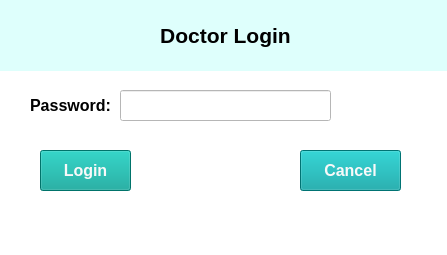
<?xml version="1.0" encoding="UTF-8"?>
<ui version="4.0">
 <class>MainWindow</class>
 <widget class="QMainWindow" name="MainWindow">
  <property name="geometry">
   <rect>
    <x>0</x>
    <y>0</y>
    <width>447</width>
    <height>255</height>
   </rect>
  </property>
  <property name="windowTitle">
   <string>MainWindow</string>
  </property>
  <property name="styleSheet">
   <string notr="true">background-color: rgb(255, 255, 255);</string>
  </property>
  <widget class="QWidget" name="centralwidget">
   <widget class="QLabel" name="label">
    <property name="geometry">
     <rect>
      <x>-20</x>
      <y>80</y>
      <width>181</width>
      <height>51</height>
     </rect>
    </property>
    <property name="styleSheet">
     <string notr="true">color: rgb(255, 255, 255);
color: rgb(255, 255, 255);
color: rgb(0, 0, 0);
</string>
    </property>
    <property name="text">
     <string>&lt;html&gt;&lt;head/&gt;&lt;body&gt;&lt;p align=&quot;center&quot;&gt;&lt;span style=&quot; font-size:12pt; font-weight:700;&quot;&gt;Password:&lt;/span&gt;&lt;/p&gt;&lt;/body&gt;&lt;/html&gt;</string>
    </property>
   </widget>
   <widget class="QLineEdit" name="lineEdit_Password">
    <property name="geometry">
     <rect>
      <x>120</x>
      <y>90</y>
      <width>211</width>
      <height>31</height>
     </rect>
    </property>
    <property name="echoMode">
     <enum>QLineEdit::EchoMode::NoEcho</enum>
    </property>
   </widget>
   <widget class="QLabel" name="label_2">
    <property name="geometry">
     <rect>
      <x>0</x>
      <y>0</y>
      <width>451</width>
      <height>71</height>
     </rect>
    </property>
    <property name="styleSheet">
     <string notr="true">background-color: rgb(206, 247, 244);

background-color: rgb(222, 255, 252);</string>
    </property>
    <property name="text">
     <string>&lt;html&gt;&lt;head/&gt;&lt;body&gt;&lt;p align=&quot;center&quot;&gt;&lt;span style=&quot; font-size:16pt; font-weight:700;&quot;&gt;Doctor Login&lt;/span&gt;&lt;/p&gt;&lt;/body&gt;&lt;/html&gt;</string>
    </property>
   </widget>
   <widget class="QPushButton" name="pushButton">
    <property name="geometry">
     <rect>
      <x>40</x>
      <y>150</y>
      <width>91</width>
      <height>41</height>
     </rect>
    </property>
    <property name="font">
     <font>
      <family>Arial</family>
      <pointsize>12</pointsize>
      <bold>true</bold>
     </font>
    </property>
    <property name="styleSheet">
     <string notr="true">background-color: rgb(255, 255, 255);
background-color: rgb(0, 161, 161);
background-color: rgb(0, 161, 148);
color: rgb(255, 255, 255);
color: rgb(249, 249, 249);</string>
    </property>
    <property name="text">
     <string>Login</string>
    </property>
   </widget>
   <widget class="QPushButton" name="pushButton_2">
    <property name="geometry">
     <rect>
      <x>300</x>
      <y>150</y>
      <width>101</width>
      <height>41</height>
     </rect>
    </property>
    <property name="font">
     <font>
      <pointsize>12</pointsize>
      <bold>true</bold>
     </font>
    </property>
    <property name="styleSheet">
     <string notr="true">color: rgb(255, 255, 255);
background-color: rgb(0, 161, 148);
background-color: rgb(0, 161, 161);
color: rgb(249, 249, 249);</string>
    </property>
    <property name="text">
     <string>Cancel</string>
    </property>
   </widget>
  </widget>
  <widget class="QMenuBar" name="menubar">
   <property name="geometry">
    <rect>
     <x>0</x>
     <y>0</y>
     <width>447</width>
     <height>22</height>
    </rect>
   </property>
  </widget>
  <widget class="QStatusBar" name="statusbar"/>
 </widget>
 <resources/>
 <connections/>
</ui>
